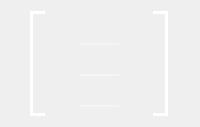
                 <widget class="QFrame" name="MatrixD">
                  <property name="sizePolicy">
                   <sizepolicy hsizetype="Fixed" vsizetype="Fixed">
                    <horstretch>0</horstretch>
                    <verstretch>0</verstretch>
                   </sizepolicy>
                  </property>
                  <property name="frameShape">
                   <enum>QFrame::NoFrame</enum>
                  </property>
                  <property name="frameShadow">
                   <enum>QFrame::Raised</enum>
                  </property>
                  <layout class="QHBoxLayout" name="horizontalLayout_10">
                   <item>
                    <widget class="QFrame" name="frame_71">
                     <property name="minimumSize">
                      <size>
                       <width>15</width>
                       <height>0</height>
                      </size>
                     </property>
                     <property name="maximumSize">
                      <size>
                       <width>15</width>
                       <height>16777215</height>
                      </size>
                     </property>
                     <property name="styleSheet">
                      <string notr="true">border-top: 3px solid white;
border-left: 3px solid white;
border-bottom: 3px solid white;
</string>
                     </property>
                     <property name="frameShape">
                      <enum>QFrame::NoFrame</enum>
                     </property>
                     <property name="frameShadow">
                      <enum>QFrame::Raised</enum>
                     </property>
                    </widget>
                   </item>
                   <item>
                    <widget class="QFrame" name="frame_70">
                     <property name="sizePolicy">
                      <sizepolicy hsizetype="Fixed" vsizetype="Fixed">
                       <horstretch>0</horstretch>
                       <verstretch>0</verstretch>
                      </sizepolicy>
                     </property>
                     <property name="styleSheet">
                      <string notr="true">border: 2px;
border-color:  rgb(255, 255, 255);</string>
                     </property>
                     <property name="frameShape">
                      <enum>QFrame::NoFrame</enum>
                     </property>
                     <property name="frameShadow">
                      <enum>QFrame::Raised</enum>
                     </property>
                     <layout class="QVBoxLayout" name="verticalLayout_18">
                      <item>
                       <widget class="QLineEdit" name="D1">
                        <property name="maximumSize">
                         <size>
                          <width>40</width>
                          <height>16777215</height>
                         </size>
                        </property>
                        <property name="styleSheet">
                         <string notr="true">background-color:rgba(0, 0, 0, 0);
border:none;
color:rgb(255, 255, 255);
border-bottom: 2px solid rgba(255, 255, 255, 100);
padding-bottom:7px;
font-size: 10px;
font-family: &quot;SF Pro Display&quot;; 
	font-weight: bold; 
    font-style: normal;</string>
                        </property>
                        <property name="alignment">
                         <set>Qt::AlignCenter</set>
                        </property>
                       </widget>
                      </item>
                      <item>
                       <widget class="QLineEdit" name="D2">
                        <property name="maximumSize">
                         <size>
                          <width>40</width>
                          <height>16777215</height>
                         </size>
                        </property>
                        <property name="styleSheet">
                         <string notr="true">background-color:rgba(0, 0, 0, 0);
border:none;
color:rgb(255, 255, 255);
border-bottom: 2px solid rgba(255, 255, 255, 100);
padding-bottom:7px;
font-size: 10px;
font-family: &quot;SF Pro Display&quot;; 
	font-weight: bold; 
    font-style: normal;</string>
                        </property>
                        <property name="alignment">
                         <set>Qt::AlignCenter</set>
                        </property>
                       </widget>
                      </item>
                      <item>
                       <widget class="QLineEdit" name="D3">
                        <property name="maximumSize">
                         <size>
                          <width>40</width>
                          <height>16777215</height>
                         </size>
                        </property>
                        <property name="styleSheet">
                         <string notr="true">background-color:rgba(0, 0, 0, 0);
border:none;
color:rgb(255, 255, 255);
border-bottom: 2px solid rgba(255, 255, 255, 100);
padding-bottom:7px;
font-size: 10px;
font-family: &quot;SF Pro Display&quot;; 
	font-weight: bold; 
    font-style: normal;</string>
                        </property>
                        <property name="alignment">
                         <set>Qt::AlignCenter</set>
                        </property>
                       </widget>
                      </item>
                     </layout>
                    </widget>
                   </item>
                   <item>
                    <widget class="QFrame" name="frame_72">
                     <property name="minimumSize">
                      <size>
                       <width>15</width>
                       <height>0</height>
                      </size>
                     </property>
                     <property name="maximumSize">
                      <size>
                       <width>15</width>
                       <height>16777215</height>
                      </size>
                     </property>
                     <property name="styleSheet">
                      <string notr="true">border-top: 3px solid white;
border-right: 3px solid white;
border-bottom: 3px solid white;
</string>
                     </property>
                     <property name="frameShape">
                      <enum>QFrame::NoFrame</enum>
                     </property>
                     <property name="frameShadow">
                      <enum>QFrame::Raised</enum>
                     </property>
                    </widget>
                   </item>
                  </layout>
                 </widget>
